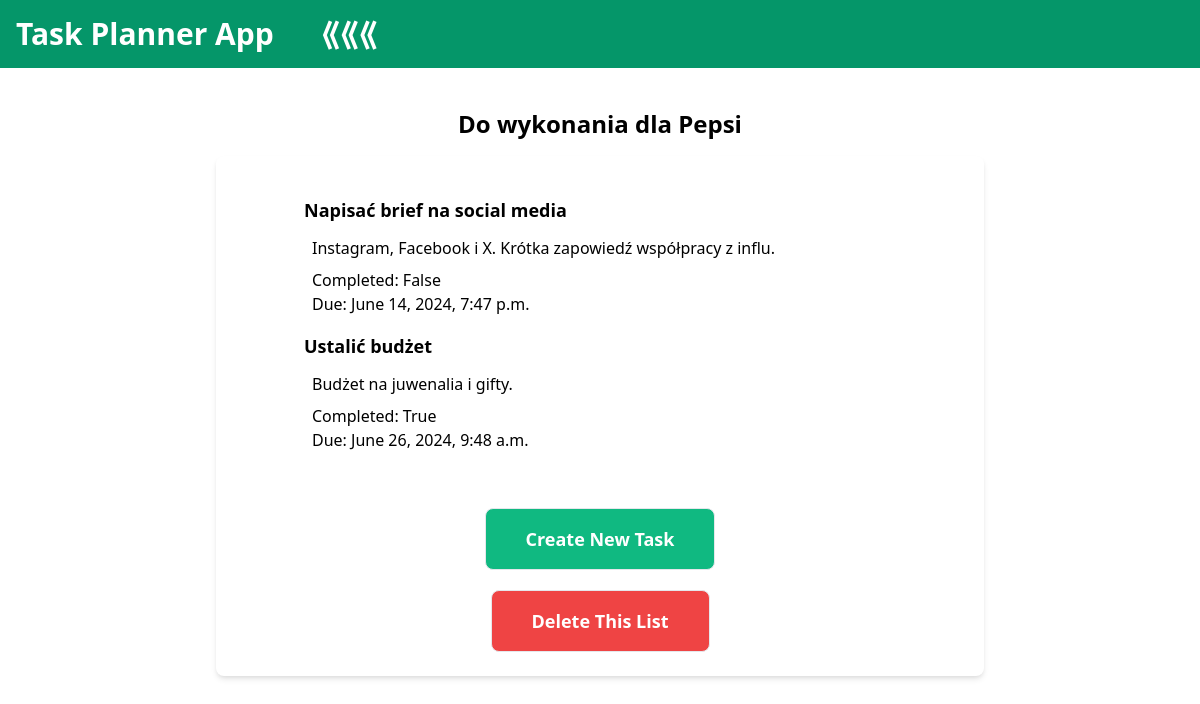
The page /1 on the database its author committed.
### tasks_app/models.py (models this page shows)
class TaskList(models.Model):
    name = models.CharField(max_length=100)

class TaskItem(models.Model):
    task_list   = models.ForeignKey(TaskList, on_delete=models.CASCADE)
    name        = models.CharField(max_length=100, blank=False)
    description = models.CharField(max_length=100)
    complete    = models.BooleanField(default=False)
    due_date    = models.DateTimeField()

### tasks_app/views.py (the view)
# urls.py: path('<int:id>', views.getlist, name="get_list"),
def getlist(request,id):
    task_list = TaskList.objects.get(id=id)
    items = TaskItem.objects.filter(task_list__id=id)
    return render(request, 'list_details.html', {"list": task_list, "items":items})

### templates/list_details.html
{% extends "base.html" %}
{% block content %}
<p class="text-2xl font-semibold mb-4">{{ list.name }}</p>
<div class="max-w-3xl mx-auto bg-white p-6 rounded-lg shadow-md flex flex-col">
    <ul>
    {% for item in items %}
        <li class="m-4 transition-transform transform hover:scale-105 text-left px-10">
            <a href="./{{list.id}}/{{item.id}}">
                <div class="px-2 text-lg font-semibold mb-3">{{item.name}}</div>
                <div class="px-4 mb-2">{{ item.description }}</div>
                <div class="px-4">Completed: {{ item.complete }}</div>
                <div class="px-4">Due: {{item.due_date}}</div>
            </a>
        </li>
    {% endfor %}
    </ul>
    <button class="bg-green-500 mx-auto text-lg text-white font-semibold mt-10 p-4 px-10 border rounded-lg transition-transform transform hover:bg-green-700">
        <a href='{{list.id}}/create_task'>Create New Task</a>
    </button>
    <button class="bg-red-500 mx-auto text-lg text-white font-semibold mt-5 p-4 px-10 border rounded-lg transition-transform transform hover:bg-red-700">
        <a href='{{list.id}}/delete_list'>Delete This List</a>
    </button>
</div>
{% endblock %}

### rows shown on the page
TaskList: name "Do wykonania dla Pepsi"
TaskItem: name "Napisać brief na social media", description "Instagram, Facebook i X. Krótka zapowiedź współpracy z influ.", complete "False", due_date "June 14, 2024, 7:47 p.m."
TaskItem: name "Ustalić budżet", description "Budżet na juwenalia i gifty.", complete "True", due_date "June 26, 2024, 9:48 a.m."
